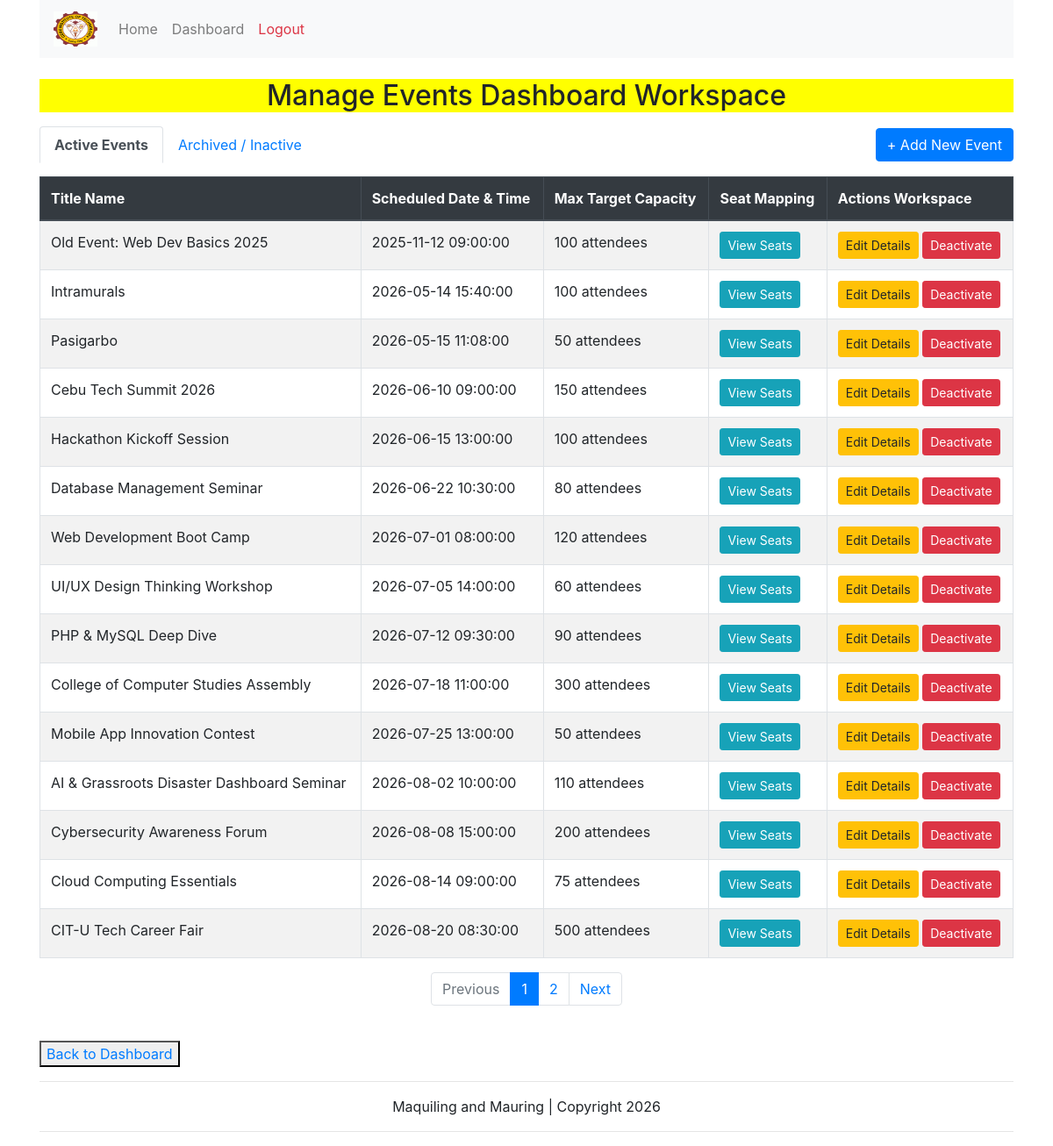
The app's page /manage_events.php (signed in) with its own data.
### tables this page shows
CREATE TABLE `Events` (
  `eventID` int(11) NOT NULL,
  `adminID` int(11) NOT NULL,
  `name` varchar(255) NOT NULL,
  `eventDate` datetime DEFAULT NULL,
  `maxCapacity` int(11) DEFAULT NULL,
  `status` varchar(20) NOT NULL DEFAULT 'active'
);

### models/Event.php (called while the page is built, shortened)
<?php
class Event {
    private $conn;
    public function __construct($db) {
        $this->conn = $db;
    }
    public function readPaginated($status, $limit = 15, $offset = 0) {
        try {
            $query = "SELECT * FROM Events WHERE status = ? ORDER BY eventDate ASC LIMIT ? OFFSET ?";
            $stmt = $this->conn->prepare($query);
            $stmt->bindValue(1, $status, PDO::PARAM_STR);
            $stmt->bindValue(2, (int)$limit, PDO::PARAM_INT);
            $stmt->bindValue(3, (int)$offset, PDO::PARAM_INT);
            $stmt->execute();
            return $stmt->fetchAll(PDO::FETCH_ASSOC);
        } catch (Exception $e) {
            die("Read Paginated Events Error: " . $e->getMessage());
        }
    }
    public function countTotalByStatus($status) {
        try {
            $query = "SELECT COUNT(*) as total FROM Events WHERE status = ?";
            $stmt = $this->conn->prepare($query);
            $stmt->execute([$status]);
            $row = $stmt->fetch(PDO::FETCH_ASSOC);
            return $row['total'];
        } catch (Exception $e) {
            return 0;
        }
    }
}
?>

### public/manage_events.php (the view, shortened to what this page needs)
<?php
require_once '../config/connect.php';
require_once '../models/Event.php';
$eventModel = new Event($db);
$currentTab = $_GET['tab'] ?? 'active';
$perPage = 15;
$currentPage = isset($_GET['page']) ? (int)$_GET['page'] : 1;
$offset = ($currentPage - 1) * $perPage;
$events = $eventModel->readPaginated($currentTab, $perPage, $offset);
$totalRecords = $eventModel->countTotalByStatus($currentTab);
$totalPages = ceil($totalRecords / $perPage);
require_once '../includes/header.php';
?>
<div class="mt-4">
<div style='background-color:#ffff00'>
    <center>
        <p style="color:white"><h2>Manage Events Dashboard Workspace</h2></p>
    </center>
</div>
    <div class="d-flex justify-content-between align-items-center mb-3">
        <ul class="nav nav-tabs card-header-tabs m-0">
            <li class="nav-item">
                <a class="nav-link <?= $currentTab === 'active' ? 'active font-weight-bold' : '' ?>" href="manage_events.php?tab=active">Active Events</a>
            </li>
            <li class="nav-item">
                <a class="nav-link <?= $currentTab === 'inactive' ? 'active font-weight-bold' : '' ?>" href="manage_events.php?tab=inactive">Archived / Inactive</a>
            </li>
        </ul>
        <a href="create_event.php" class="btn btn-primary">+ Add New Event</a>
    </div>
    <table class="table table-bordered table-striped">
        <thead class="thead-dark">
            <tr>
                <th>Title Name</th>
                <th>Scheduled Date & Time</th>
                <th>Max Target Capacity</th>
                <th>Seat Mapping</th>
                <th>Actions Workspace</th>
            </tr>
        </thead>
        <tbody>
            <?php if (count($events) > 0): ?>
                <?php foreach ($events as $e): ?>
                <tr>
                    <td><?= htmlspecialchars($e['name']) ?></td>
                    <td><?= htmlspecialchars($e['eventDate']) ?></td>
                    <td><?= htmlspecialchars($e['maxCapacity']) ?> attendees</td>
                    <td>
                        <a href="manage_seats.php?event_id=<?= $e['eventID'] ?>" class="btn btn-sm btn-info">View Seats</a>
                    </td>
                    <td>
                        <a href="edit_event.php?id=<?= $e['eventID'] ?>" class="btn btn-sm btn-warning">Edit Details</a>
                        <?php if ($currentTab === 'active'): ?>
                            <a href="manage_events.php?tab=active&action=deactivate&id=<?= $e['eventID'] ?>&page=<?= $currentPage ?>"
                               class="btn btn-sm btn-danger"
                               onclick="return confirm('Are you sure you want to flag this event as INACTIVE?')">Deactivate</a>
                        <?php else: ?>
                            <a href="manage_events.php?tab=inactive&action=activate&id=<?= $e['eventID'] ?>&page=<?= $currentPage ?>"
                               class="btn btn-sm btn-success"
                               onclick="return confirm('Are you sure you want to restore this event to ACTIVE?')">Reactivate</a>
                        <?php endif; ?>
                    </td>
                </tr>
                <?php endforeach; ?>
            <?php else: ?>
                <tr>
                    <td colspan="5" class="text-center text-muted py-4">No records found matching this category context.</td>
                </tr>
            <?php endif; ?>
        </tbody>
    </table>
    <?php if ($totalPages > 1): ?>
        <nav aria-label="Page navigation navigation-workspace">
            <ul class="pagination justify-content-center">
                <li class="page-item <?= $currentPage <= 1 ? 'disabled' : '' ?>">
                    <a class="page-item page-link" href="manage_events.php?tab=<?= $currentTab ?>&page=<?= $currentPage - 1 ?>">Previous</a>
                </li>
                <?php for($i = 1; $i <= $totalPages; $i++): ?>
                    <li class="page-item <?= $currentPage === $i ? 'active' : '' ?>">
                        <a class="page-link" href="manage_events.php?tab=<?= $currentTab ?>&page=<?= $i ?>"><?= $i ?></a>
                    </li>
                <?php endfor; ?>
                <li class="page-item <?= $currentPage >= $totalPages ? 'disabled' : '' ?>">
                    <a class="page-link" href="manage_events.php?tab=<?= $currentTab ?>&page=<?= $currentPage + 1 ?>">Next</a>
                </li>
            </ul>
        </nav>
    <?php endif; ?>
    <br>
    <button><a href="dashboard.php" style="text-decoration:none;">Back to Dashboard</a></button>
</div>
<?php require_once '../includes/footer.php'; ?>

### includes/header.php (shortened to what this page needs)
<!doctype html>
<html lang="en">
<head>
    <link rel="stylesheet" href="https://cdn.jsdelivr.net/npm/bootstrap@4.5.3/dist/css/bootstrap.min.css">
    <link rel="stylesheet" href="css/site.css">
</head>
<body>
<div class="container">
    <nav class="navbar navbar-expand-lg navbar-light bg-light">
        <a class="navbar-brand" href="index.php">
            <img src="images/logo.gif" width="50" height="40" alt="Logo">
        </a>
        <div class="collapse navbar-collapse">
<ul class="navbar-nav mr-auto">
    <li class="nav-item"><a class="nav-link" href="index.php">Home</a></li>
    <?php if (isset($_SESSION['userID'])): ?>
        <li class="nav-item"><a class="nav-link" href="dashboard.php">Dashboard</a></li>
        <li class="nav-item"><a class="nav-link text-danger" href="logout.php">Logout</a></li>
    <?php endif; ?>
</ul>
        </div>
    </nav>

### includes/footer.php (shortened to what this page needs)
<hr>
    <div id="footer" align="center">
        <?php echo 'Maquiling and Mauring | Copyright 20' . date('y'); ?>
    </div>
    <hr>
</div>
</body>
</html>

### records on screen
events: name "Old Event: Web Dev Basics 2025", eventDate "2025-11-12 09:00:00", maxCapacity "100"
events: name "Intramurals", eventDate "2026-05-14 15:40:00", maxCapacity "100"
events: name "Pasigarbo", eventDate "2026-05-15 11:08:00", maxCapacity "50"
events: name "Cebu Tech Summit 2026", eventDate "2026-06-10 09:00:00", maxCapacity "150"
events: name "Hackathon Kickoff Session", eventDate "2026-06-15 13:00:00", maxCapacity "100"
events: name "Database Management Seminar", eventDate "2026-06-22 10:30:00", maxCapacity "80"
events: name "Web Development Boot Camp", eventDate "2026-07-01 08:00:00", maxCapacity "120"
events: name "UI/UX Design Thinking Workshop", eventDate "2026-07-05 14:00:00", maxCapacity "60"
events: name "PHP & MySQL Deep Dive", eventDate "2026-07-12 09:30:00", maxCapacity "90"
events: name "College of Computer Studies Assembly", eventDate "2026-07-18 11:00:00", maxCapacity "300"
events: name "Mobile App Innovation Contest", eventDate "2026-07-25 13:00:00", maxCapacity "50"
events: name "AI & Grassroots Disaster Dashboard Seminar", eventDate "2026-08-02 10:00:00", maxCapacity "110"
events: name "Cybersecurity Awareness Forum", eventDate "2026-08-08 15:00:00", maxCapacity "200"
events: name "Cloud Computing Essentials", eventDate "2026-08-14 09:00:00", maxCapacity "75"
events: name "CIT-U Tech Career Fair", eventDate "2026-08-20 08:30:00", maxCapacity "500"
